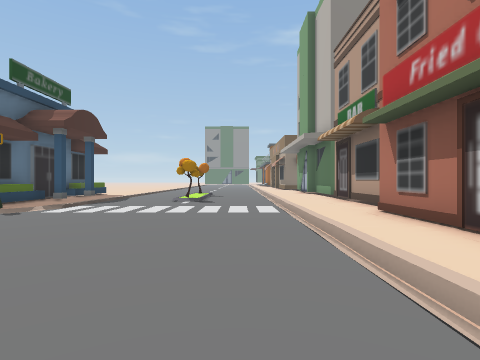
View 1 (above)

16 first-person views from a walk through a 3-D level made in the Unity game engine. The camera is 1.3 m above the floor, looks level and sees 80° across. The floor is counted in squares, 2 m on a side. Each view is taken from the middle of a square. On the plan, view 1 faces up. The plan holds only what a view shows up to about 9 squares ahead; the rest is blank. The place goes on beyond the plan.

View 2
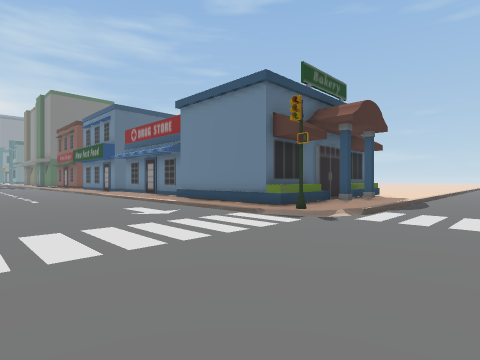

View 3
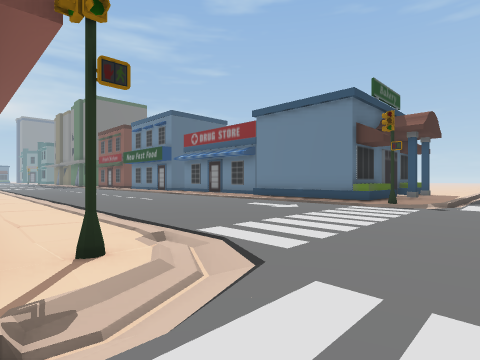

View 4
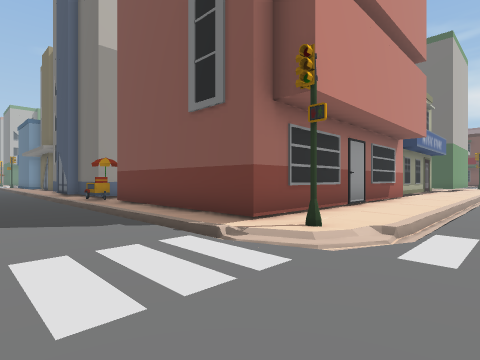

View 5
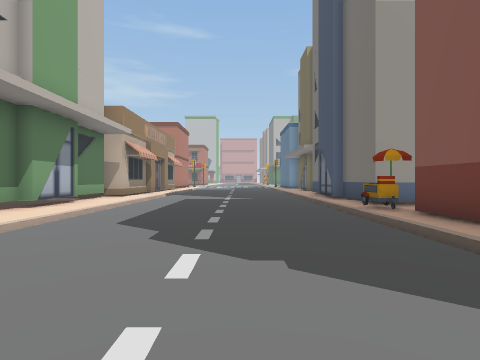

View 6
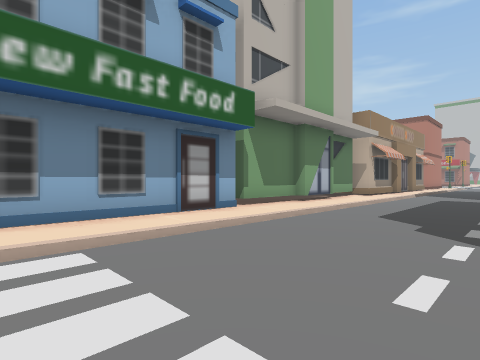

View 7
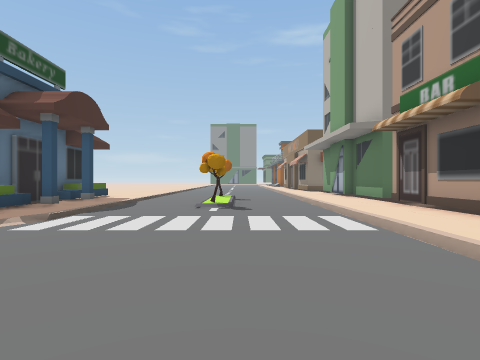

View 8
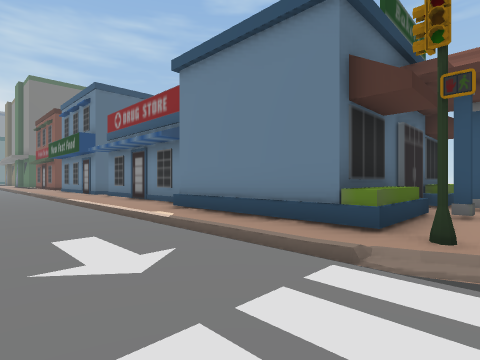

View 9
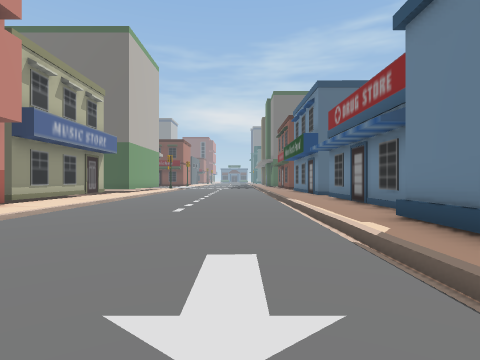

View 10
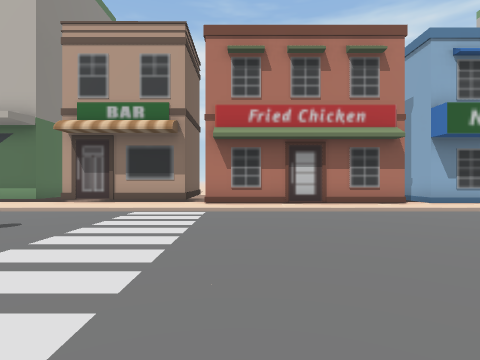

View 11
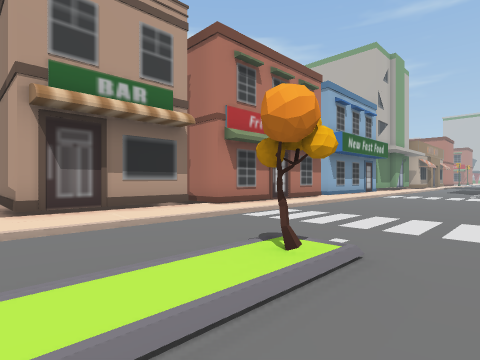

View 12
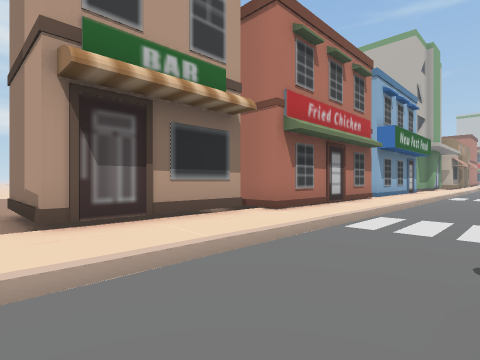

View 13
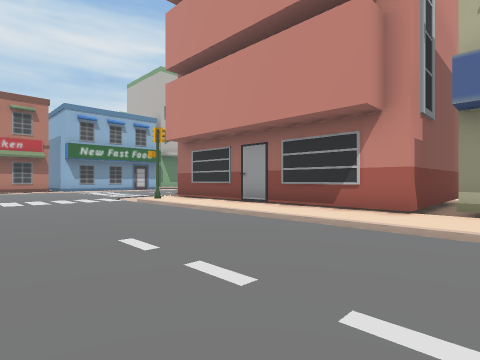

View 14
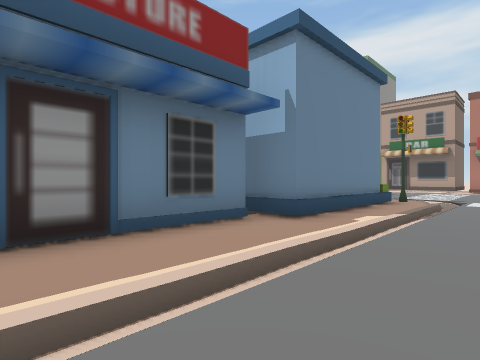

View 15
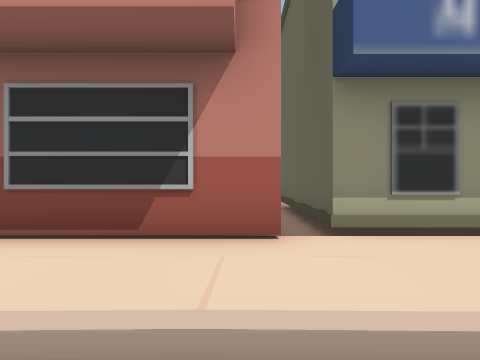

View 16
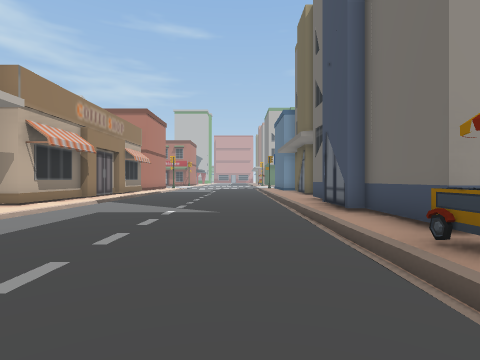

### Floor plan
Key: @ floor where view 1 was taken; # wall or solid block; x gap in a wall; . main floor; - floor 0.25 m lower than the main floor; / step, stairs or slope; = window, fence, low wall or low ledge; ^ raised ledge; O other object.
Columns run from 15 left of view 1 to 7 right of it. Each row starts with its distance up from view 1.
 11         OO//.//....O
 10         O.././/....x^x-
  9         OO//.O/....=
  8 ####O   O.//.......=
  7 ....OOOOOO./.......#
  6 .........//.......#^^
  5 ..................#
  4 ..................#
  3 ..................#
  2 ..................#
  1 ..................#
  0 ///////////....@...
 -1 .........O/.......OO
 -2 ..OOOOOOOO./......O
 -3 #^O      OO/......O
 -4  ^O       O/......O
 -5  ^O       O/......O
 -6  ^O       O/......O
 -7  xO       O/......O
 -8          .O/......O
 -9          .O/......O
-10         OO./......O
-11          O//......O
-12          OO/......O
-13           O/.......
-14           O/......#
-15            /......#

Positions as (right, up) in squares from view 1, and headings:
1: (0, 0), facing up
2: (-2, 1), facing up-left
3: (-3, -2), facing up-left
4: (-2, 1), facing down-left
5: (-2, -2), facing down
6: (-2, -1), facing down-right
7: (-1, 2), facing up
8: (-5, 3), facing up-left
9: (-6, 4), facing left
10: (-5, 5), facing right
11: (-3, 11), facing down-right
12: (-1, 11), facing down-right
13: (-15, 4), facing down-right
14: (-15, 4), facing up-right
15: (-13, 1), facing down
16: (-3, -6), facing down
